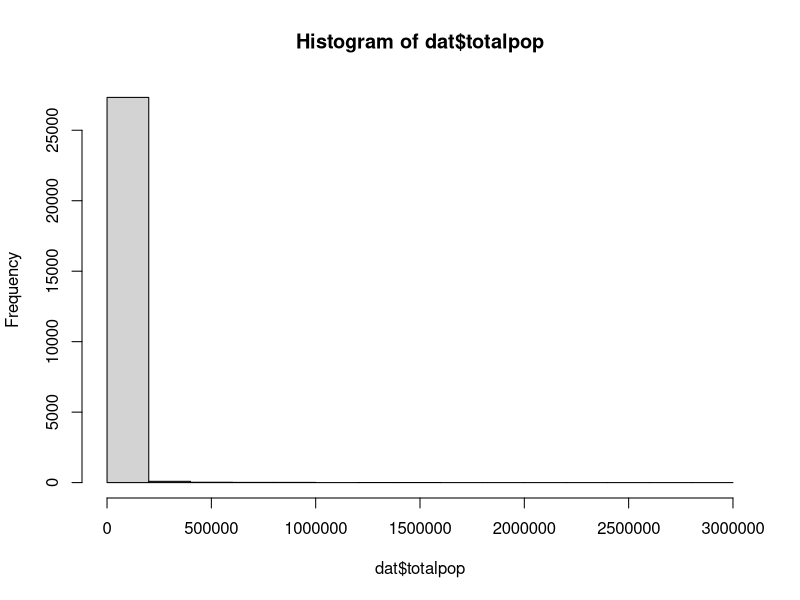
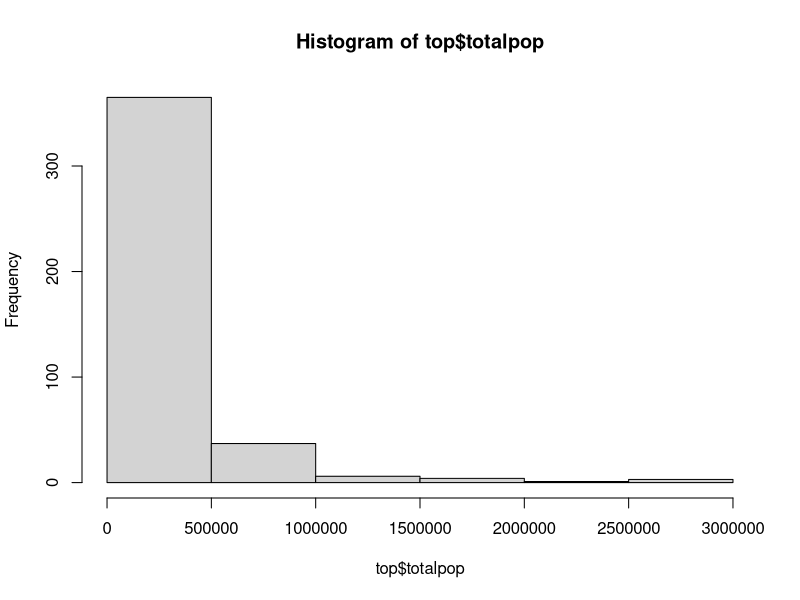
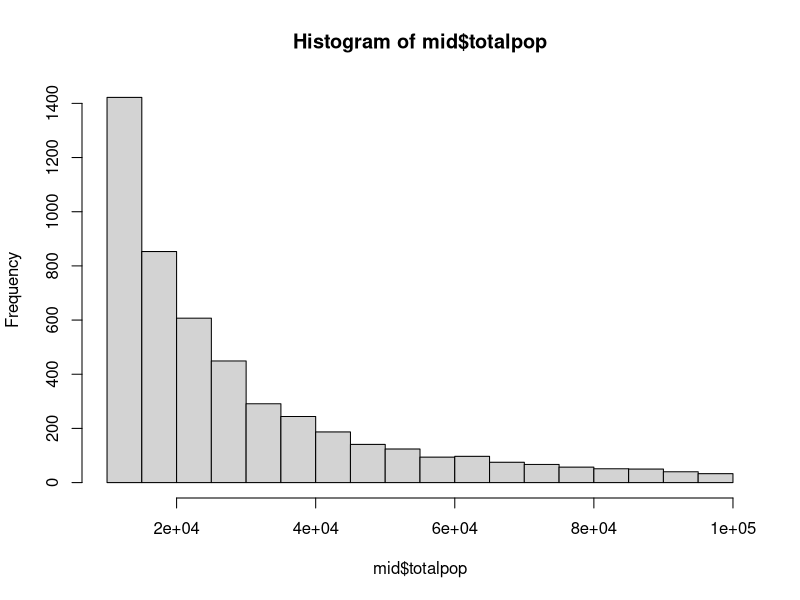
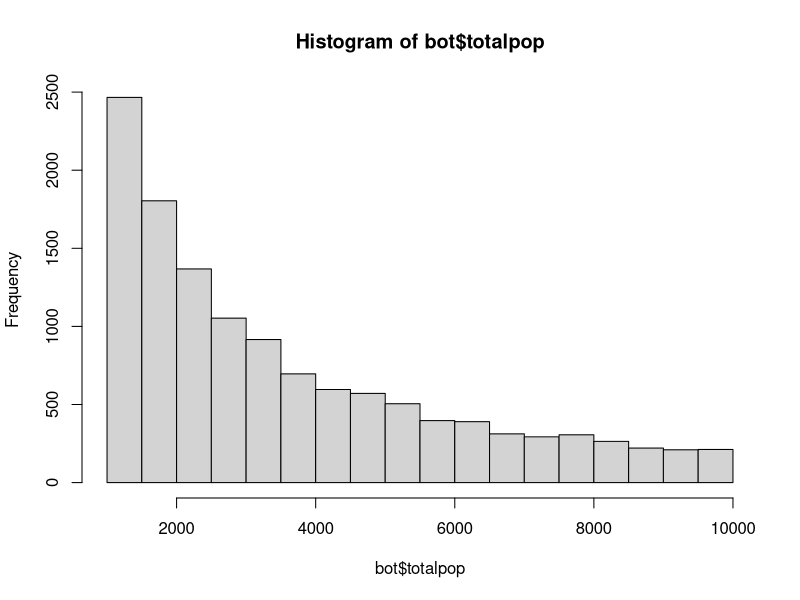

These charts were generated, in order, by the following R code:
setwd("C:/Projects/geographyking/data")
dat = read.csv("master_data.csv")
dat = dat[,c(2:6)]


#let's see how to split up the populations
hist(dat$totalpop)
sum(dat$totalpop > 100000)

top = subset(dat,dat$totalpop > 100000)
mid = subset(dat,dat$totalpop < 100000 & dat$totalpop >= 10000)
bot = subset(dat,dat$totalpop > 1000 & dat$totalpop <10000)

#histogram + sample size of each
hist(top$totalpop) #416
hist(mid$totalpop) #4882
hist(bot$totalpop) #12580


#testing random samples
a = top[sample(nrow(top),10),]
b = mid[sample(nrow(mid),10),]
c = bot[sample(nrow(bot),10),]
a
b
c
